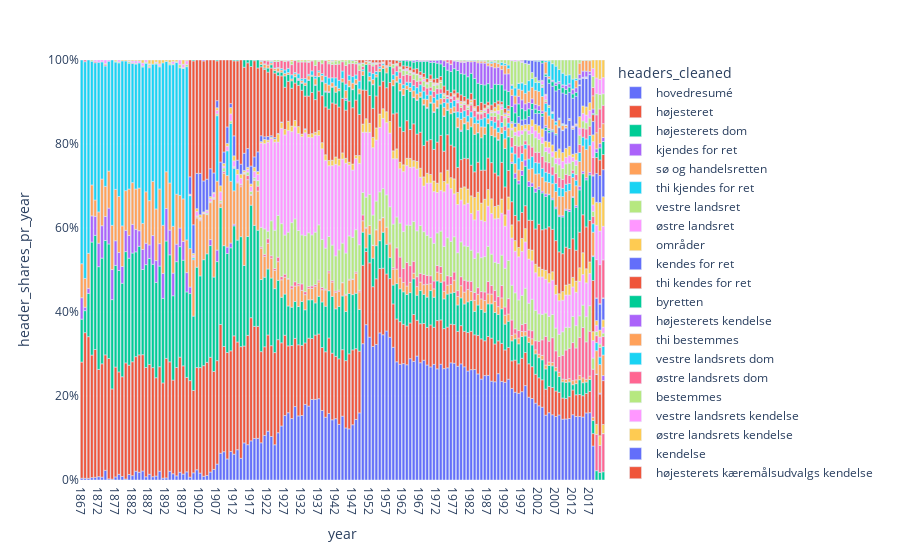

Here is the notebook cell this chart was saved with:
### Code cell
# Create bar chart displaying the evolution of headers
fig = px.bar(HoT_rel, x="year",y="header_shares_pr_year",color="headers_cleaned")
fig.update_yaxes(tickformat=".0%", range=[0,1])
